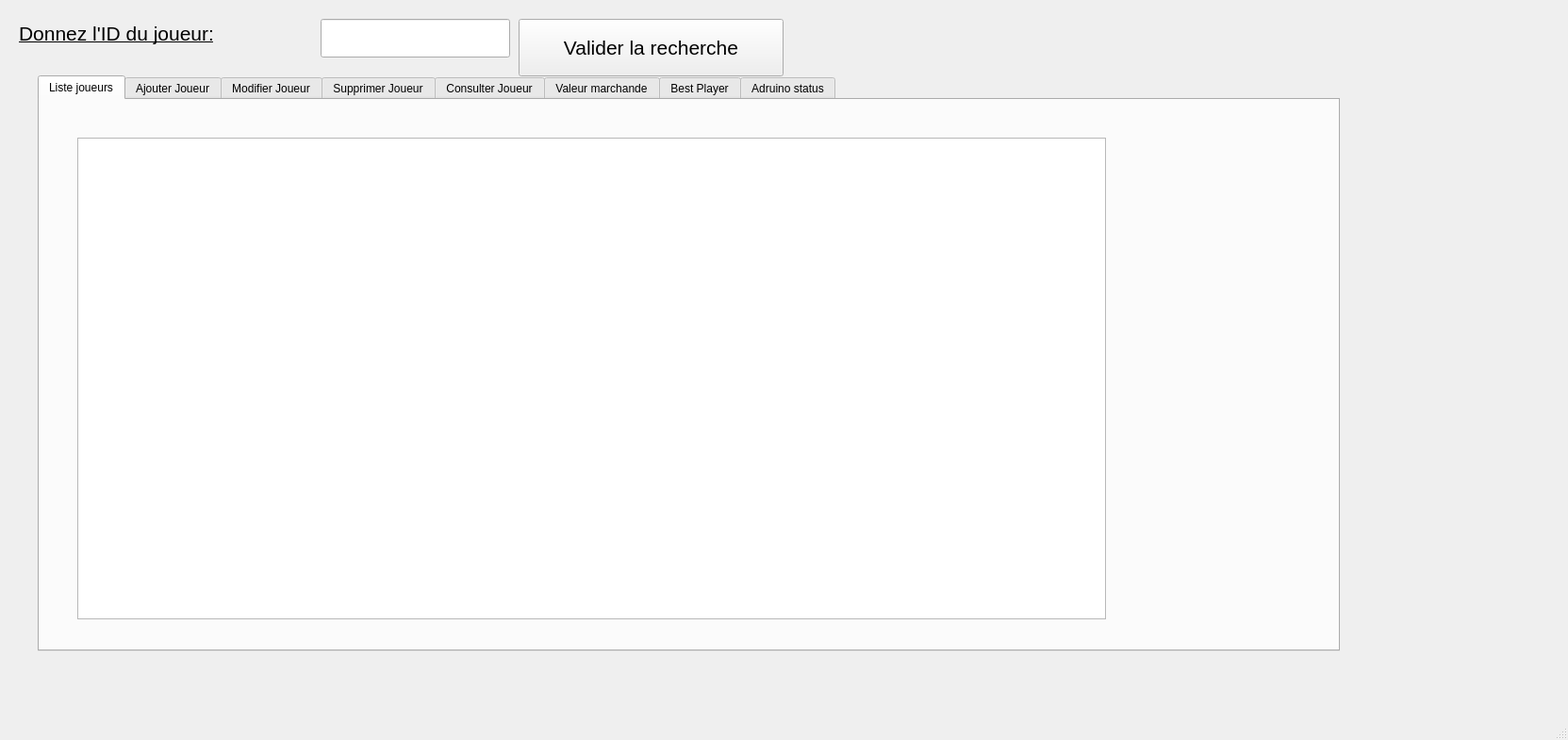
<?xml version="1.0" encoding="UTF-8"?>
<ui version="4.0">
 <class>joueur</class>
 <widget class="QDialog" name="joueur">
  <property name="geometry">
   <rect>
    <x>0</x>
    <y>0</y>
    <width>1663</width>
    <height>785</height>
   </rect>
  </property>
  <property name="mouseTracking">
   <bool>false</bool>
  </property>
  <property name="tabletTracking">
   <bool>false</bool>
  </property>
  <property name="windowTitle">
   <string>Dialog</string>
  </property>
  <property name="styleSheet">
   <string notr="true">QLabel {
    background-image: url(x.jpg);
    background-repeat: no-repeat;
    background-position: center;
}
</string>
  </property>
  <property name="sizeGripEnabled">
   <bool>true</bool>
  </property>
  <property name="modal">
   <bool>true</bool>
  </property>
  <widget class="QTabWidget" name="joueur_2">
   <property name="geometry">
    <rect>
     <x>40</x>
     <y>80</y>
     <width>1381</width>
     <height>611</height>
    </rect>
   </property>
   <property name="toolTip">
    <string>&lt;html&gt;&lt;head/&gt;&lt;body&gt;&lt;p&gt;f&lt;/p&gt;&lt;/body&gt;&lt;/html&gt;</string>
   </property>
   <property name="whatsThis">
    <string>&lt;html&gt;&lt;head/&gt;&lt;body&gt;&lt;p&gt;f&lt;/p&gt;&lt;/body&gt;&lt;/html&gt;</string>
   </property>
   <property name="styleSheet">
    <string notr="true">QRadioButton {
    color: white;
}
QRadioButton::indicator:unchecked {
    border: 2px solid gray;
    background: darkgray;
}
QRadioButton::indicator:checked {
    border: 2px solid red;
    background: blue;
}</string>
   </property>
   <property name="currentIndex">
    <number>0</number>
   </property>
   <widget class="QWidget" name="Liste_j">
    <attribute name="title">
     <string>Liste joueurs</string>
    </attribute>
    <widget class="QTableView" name="tableView">
     <property name="geometry">
      <rect>
       <x>40</x>
       <y>40</y>
       <width>1091</width>
       <height>511</height>
      </rect>
     </property>
    </widget>
   </widget>
   <widget class="QWidget" name="Ajouter_j">
    <attribute name="title">
     <string>Ajouter Joueur</string>
    </attribute>
    <widget class="QLabel" name="label_4">
     <property name="geometry">
      <rect>
       <x>10</x>
       <y>20</y>
       <width>201</width>
       <height>51</height>
      </rect>
     </property>
     <property name="font">
      <font>
       <pointsize>16</pointsize>
       <underline>true</underline>
      </font>
     </property>
     <property name="text">
      <string>Nom</string>
     </property>
    </widget>
    <widget class="QLabel" name="label_5">
     <property name="geometry">
      <rect>
       <x>10</x>
       <y>130</y>
       <width>161</width>
       <height>41</height>
      </rect>
     </property>
     <property name="font">
      <font>
       <pointsize>16</pointsize>
       <underline>true</underline>
      </font>
     </property>
     <property name="text">
      <string>Prenom</string>
     </property>
    </widget>
    <widget class="QLabel" name="label_7">
     <property name="geometry">
      <rect>
       <x>460</x>
       <y>30</y>
       <width>221</width>
       <height>41</height>
      </rect>
     </property>
     <property name="font">
      <font>
       <pointsize>16</pointsize>
       <underline>true</underline>
      </font>
     </property>
     <property name="text">
      <string>Equipe actuel</string>
     </property>
    </widget>
    <widget class="QLabel" name="label_8">
     <property name="geometry">
      <rect>
       <x>10</x>
       <y>320</y>
       <width>191</width>
       <height>51</height>
      </rect>
     </property>
     <property name="font">
      <font>
       <pointsize>16</pointsize>
       <underline>true</underline>
      </font>
     </property>
     <property name="text">
      <string>Poste</string>
     </property>
    </widget>
    <widget class="QLabel" name="label_9">
     <property name="geometry">
      <rect>
       <x>10</x>
       <y>190</y>
       <width>201</width>
       <height>81</height>
      </rect>
     </property>
     <property name="font">
      <font>
       <pointsize>16</pointsize>
       <underline>true</underline>
      </font>
     </property>
     <property name="text">
      <string>Age</string>
     </property>
    </widget>
    <widget class="QLabel" name="label_10">
     <property name="geometry">
      <rect>
       <x>460</x>
       <y>120</y>
       <width>151</width>
       <height>51</height>
      </rect>
     </property>
     <property name="font">
      <font>
       <pointsize>16</pointsize>
       <underline>true</underline>
      </font>
     </property>
     <property name="text">
      <string>ID_joueur</string>
     </property>
    </widget>
    <widget class="QLabel" name="label_20">
     <property name="geometry">
      <rect>
       <x>0</x>
       <y>400</y>
       <width>231</width>
       <height>61</height>
      </rect>
     </property>
     <property name="font">
      <font>
       <pointsize>16</pointsize>
       <underline>true</underline>
      </font>
     </property>
     <property name="text">
      <string>Nationalitè</string>
     </property>
    </widget>
    <widget class="QLineEdit" name="Nom2">
     <property name="geometry">
      <rect>
       <x>190</x>
       <y>30</y>
       <width>121</width>
       <height>41</height>
      </rect>
     </property>
    </widget>
    <widget class="QLineEdit" name="Prenom2">
     <property name="geometry">
      <rect>
       <x>190</x>
       <y>140</y>
       <width>121</width>
       <height>41</height>
      </rect>
     </property>
    </widget>
    <widget class="QLineEdit" name="Age2">
     <property name="geometry">
      <rect>
       <x>190</x>
       <y>220</y>
       <width>121</width>
       <height>41</height>
      </rect>
     </property>
    </widget>
    <widget class="QLineEdit" name="Poste2">
     <property name="geometry">
      <rect>
       <x>190</x>
       <y>340</y>
       <width>121</width>
       <height>41</height>
      </rect>
     </property>
    </widget>
    <widget class="QLineEdit" name="Nationalite2">
     <property name="geometry">
      <rect>
       <x>190</x>
       <y>410</y>
       <width>121</width>
       <height>41</height>
      </rect>
     </property>
    </widget>
    <widget class="QLineEdit" name="Equipe_Actuelle2">
     <property name="geometry">
      <rect>
       <x>780</x>
       <y>40</y>
       <width>141</width>
       <height>41</height>
      </rect>
     </property>
    </widget>
    <widget class="QLineEdit" name="ID_joueur2">
     <property name="geometry">
      <rect>
       <x>780</x>
       <y>120</y>
       <width>141</width>
       <height>41</height>
      </rect>
     </property>
    </widget>
    <widget class="QPushButton" name="button_ajout">
     <property name="geometry">
      <rect>
       <x>640</x>
       <y>320</y>
       <width>281</width>
       <height>61</height>
      </rect>
     </property>
     <property name="font">
      <font>
       <pointsize>16</pointsize>
      </font>
     </property>
     <property name="text">
      <string>Valider l'ajout</string>
     </property>
    </widget>
   </widget>
   <widget class="QWidget" name="Modifier_j">
    <attribute name="title">
     <string>Modifier Joueur</string>
    </attribute>
    <widget class="QLabel" name="label_25">
     <property name="geometry">
      <rect>
       <x>40</x>
       <y>120</y>
       <width>221</width>
       <height>41</height>
      </rect>
     </property>
     <property name="font">
      <font>
       <pointsize>16</pointsize>
       <underline>true</underline>
      </font>
     </property>
     <property name="text">
      <string>Equipe actuel</string>
     </property>
    </widget>
    <widget class="QLabel" name="label_26">
     <property name="geometry">
      <rect>
       <x>40</x>
       <y>180</y>
       <width>271</width>
       <height>61</height>
      </rect>
     </property>
     <property name="font">
      <font>
       <pointsize>16</pointsize>
       <underline>true</underline>
      </font>
     </property>
     <property name="text">
      <string>Nombres des matches</string>
     </property>
    </widget>
    <widget class="QLabel" name="label_27">
     <property name="geometry">
      <rect>
       <x>40</x>
       <y>250</y>
       <width>271</width>
       <height>61</height>
      </rect>
     </property>
     <property name="font">
      <font>
       <pointsize>16</pointsize>
       <underline>true</underline>
      </font>
     </property>
     <property name="text">
      <string>Nombres de buts</string>
     </property>
    </widget>
    <widget class="QLabel" name="label_28">
     <property name="geometry">
      <rect>
       <x>50</x>
       <y>320</y>
       <width>241</width>
       <height>61</height>
      </rect>
     </property>
     <property name="font">
      <font>
       <pointsize>16</pointsize>
       <underline>true</underline>
      </font>
     </property>
     <property name="text">
      <string>Nombre de passes</string>
     </property>
    </widget>
    <widget class="QLabel" name="label_29">
     <property name="geometry">
      <rect>
       <x>50</x>
       <y>390</y>
       <width>291</width>
       <height>61</height>
      </rect>
     </property>
     <property name="font">
      <font>
       <pointsize>16</pointsize>
       <underline>true</underline>
      </font>
     </property>
     <property name="text">
      <string>Nombre de clean sheet</string>
     </property>
    </widget>
    <widget class="QLineEdit" name="equipe_actuelle">
     <property name="geometry">
      <rect>
       <x>510</x>
       <y>120</y>
       <width>141</width>
       <height>41</height>
      </rect>
     </property>
    </widget>
    <widget class="QLineEdit" name="nb_matches_2">
     <property name="geometry">
      <rect>
       <x>510</x>
       <y>190</y>
       <width>141</width>
       <height>41</height>
      </rect>
     </property>
    </widget>
    <widget class="QLineEdit" name="nb_buts_2">
     <property name="geometry">
      <rect>
       <x>510</x>
       <y>260</y>
       <width>141</width>
       <height>41</height>
      </rect>
     </property>
    </widget>
    <widget class="QLineEdit" name="nb_passes_2">
     <property name="geometry">
      <rect>
       <x>510</x>
       <y>340</y>
       <width>141</width>
       <height>41</height>
      </rect>
     </property>
    </widget>
    <widget class="QLineEdit" name="nb_cleansheet_2">
     <property name="geometry">
      <rect>
       <x>510</x>
       <y>400</y>
       <width>141</width>
       <height>41</height>
      </rect>
     </property>
    </widget>
    <widget class="QPushButton" name="valider_modification">
     <property name="geometry">
      <rect>
       <x>780</x>
       <y>420</y>
       <width>241</width>
       <height>81</height>
      </rect>
     </property>
     <property name="font">
      <font>
       <pointsize>16</pointsize>
      </font>
     </property>
     <property name="text">
      <string>Validè Modification</string>
     </property>
    </widget>
    <widget class="QLabel" name="label_31">
     <property name="geometry">
      <rect>
       <x>40</x>
       <y>60</y>
       <width>221</width>
       <height>41</height>
      </rect>
     </property>
     <property name="font">
      <font>
       <pointsize>16</pointsize>
       <underline>true</underline>
      </font>
     </property>
     <property name="text">
      <string>Age</string>
     </property>
    </widget>
    <widget class="QLineEdit" name="age">
     <property name="geometry">
      <rect>
       <x>510</x>
       <y>60</y>
       <width>141</width>
       <height>41</height>
      </rect>
     </property>
    </widget>
   </widget>
   <widget class="QWidget" name="Supprimer_j">
    <attribute name="title">
     <string>Supprimer Joueur</string>
    </attribute>
    <widget class="QLabel" name="label">
     <property name="geometry">
      <rect>
       <x>70</x>
       <y>30</y>
       <width>251</width>
       <height>61</height>
      </rect>
     </property>
     <property name="font">
      <font>
       <pointsize>16</pointsize>
       <underline>true</underline>
      </font>
     </property>
     <property name="text">
      <string>Etes vous sure?</string>
     </property>
    </widget>
    <widget class="QPushButton" name="valider_suppression">
     <property name="geometry">
      <rect>
       <x>340</x>
       <y>140</y>
       <width>241</width>
       <height>81</height>
      </rect>
     </property>
     <property name="font">
      <font>
       <pointsize>16</pointsize>
      </font>
     </property>
     <property name="text">
      <string>Validè Suppression</string>
     </property>
    </widget>
   </widget>
   <widget class="QWidget" name="Consulter_j">
    <attribute name="title">
     <string>Consulter Joueur</string>
    </attribute>
    <widget class="QLabel" name="label_11">
     <property name="geometry">
      <rect>
       <x>10</x>
       <y>10</y>
       <width>251</width>
       <height>61</height>
      </rect>
     </property>
     <property name="font">
      <font>
       <pointsize>16</pointsize>
       <underline>true</underline>
      </font>
     </property>
     <property name="text">
      <string>Nom</string>
     </property>
    </widget>
    <widget class="QLabel" name="label_12">
     <property name="geometry">
      <rect>
       <x>0</x>
       <y>100</y>
       <width>251</width>
       <height>61</height>
      </rect>
     </property>
     <property name="font">
      <font>
       <pointsize>16</pointsize>
       <underline>true</underline>
      </font>
     </property>
     <property name="text">
      <string>Prenom</string>
     </property>
    </widget>
    <widget class="QLabel" name="label_13">
     <property name="geometry">
      <rect>
       <x>0</x>
       <y>200</y>
       <width>251</width>
       <height>61</height>
      </rect>
     </property>
     <property name="font">
      <font>
       <pointsize>16</pointsize>
       <underline>true</underline>
      </font>
     </property>
     <property name="text">
      <string>Age</string>
     </property>
    </widget>
    <widget class="QLabel" name="label_14">
     <property name="geometry">
      <rect>
       <x>0</x>
       <y>310</y>
       <width>251</width>
       <height>61</height>
      </rect>
     </property>
     <property name="font">
      <font>
       <pointsize>16</pointsize>
       <underline>true</underline>
      </font>
     </property>
     <property name="text">
      <string>Nationalitè</string>
     </property>
    </widget>
    <widget class="QLabel" name="label_15">
     <property name="geometry">
      <rect>
       <x>0</x>
       <y>390</y>
       <width>251</width>
       <height>61</height>
      </rect>
     </property>
     <property name="font">
      <font>
       <pointsize>16</pointsize>
       <underline>true</underline>
      </font>
     </property>
     <property name="text">
      <string>Poste</string>
     </property>
    </widget>
    <widget class="QLabel" name="label_16">
     <property name="geometry">
      <rect>
       <x>380</x>
       <y>10</y>
       <width>251</width>
       <height>61</height>
      </rect>
     </property>
     <property name="font">
      <font>
       <pointsize>16</pointsize>
       <underline>true</underline>
      </font>
     </property>
     <property name="text">
      <string>Equipe Actuelle</string>
     </property>
    </widget>
    <widget class="QLabel" name="label_17">
     <property name="geometry">
      <rect>
       <x>380</x>
       <y>180</y>
       <width>271</width>
       <height>61</height>
      </rect>
     </property>
     <property name="font">
      <font>
       <pointsize>16</pointsize>
       <underline>true</underline>
      </font>
     </property>
     <property name="text">
      <string>Nombres des matches</string>
     </property>
    </widget>
    <widget class="QLabel" name="label_18">
     <property name="geometry">
      <rect>
       <x>380</x>
       <y>270</y>
       <width>271</width>
       <height>61</height>
      </rect>
     </property>
     <property name="font">
      <font>
       <pointsize>16</pointsize>
       <underline>true</underline>
      </font>
     </property>
     <property name="text">
      <string>Nombres de buts</string>
     </property>
    </widget>
    <widget class="QLabel" name="label_3">
     <property name="geometry">
      <rect>
       <x>380</x>
       <y>340</y>
       <width>241</width>
       <height>61</height>
      </rect>
     </property>
     <property name="font">
      <font>
       <pointsize>16</pointsize>
       <underline>true</underline>
      </font>
     </property>
     <property name="text">
      <string>Nombre de passes</string>
     </property>
    </widget>
    <widget class="QLabel" name="label_6">
     <property name="geometry">
      <rect>
       <x>380</x>
       <y>420</y>
       <width>291</width>
       <height>61</height>
      </rect>
     </property>
     <property name="font">
      <font>
       <pointsize>16</pointsize>
       <underline>true</underline>
      </font>
     </property>
     <property name="text">
      <string>Nombre de clean sheet</string>
     </property>
    </widget>
    <widget class="QTextBrowser" name="Nom">
     <property name="geometry">
      <rect>
       <x>160</x>
       <y>30</y>
       <width>201</width>
       <height>51</height>
      </rect>
     </property>
     <property name="html">
      <string>&lt;!DOCTYPE HTML PUBLIC &quot;-//W3C//DTD HTML 4.0//EN&quot; &quot;http://www.w3.org/TR/REC-html40/strict.dtd&quot;&gt;
&lt;html&gt;&lt;head&gt;&lt;meta name=&quot;qrichtext&quot; content=&quot;1&quot; /&gt;&lt;meta charset=&quot;utf-8&quot; /&gt;&lt;style type=&quot;text/css&quot;&gt;
p, li { white-space: pre-wrap; }
hr { height: 1px; border-width: 0; }
li.unchecked::marker { content: &quot;\2610&quot;; }
li.checked::marker { content: &quot;\2612&quot;; }
&lt;/style&gt;&lt;/head&gt;&lt;body style=&quot; font-family:'Segoe UI'; font-size:9pt; font-weight:400; font-style:normal;&quot;&gt;
&lt;p style=&quot;-qt-paragraph-type:empty; margin-top:0px; margin-bottom:0px; margin-left:0px; margin-right:0px; -qt-block-indent:0; text-indent:0px;&quot;&gt;&lt;br /&gt;&lt;/p&gt;&lt;/body&gt;&lt;/html&gt;</string>
     </property>
    </widget>
    <widget class="QTextBrowser" name="Prenom">
     <property name="geometry">
      <rect>
       <x>160</x>
       <y>120</y>
       <width>201</width>
       <height>51</height>
      </rect>
     </property>
     <property name="html">
      <string>&lt;!DOCTYPE HTML PUBLIC &quot;-//W3C//DTD HTML 4.0//EN&quot; &quot;http://www.w3.org/TR/REC-html40/strict.dtd&quot;&gt;
&lt;html&gt;&lt;head&gt;&lt;meta name=&quot;qrichtext&quot; content=&quot;1&quot; /&gt;&lt;meta charset=&quot;utf-8&quot; /&gt;&lt;style type=&quot;text/css&quot;&gt;
p, li { white-space: pre-wrap; }
hr { height: 1px; border-width: 0; }
li.unchecked::marker { content: &quot;\2610&quot;; }
li.checked::marker { content: &quot;\2612&quot;; }
&lt;/style&gt;&lt;/head&gt;&lt;body style=&quot; font-family:'Segoe UI'; font-size:9pt; font-weight:400; font-style:normal;&quot;&gt;
&lt;p style=&quot;-qt-paragraph-type:empty; margin-top:0px; margin-bottom:0px; margin-left:0px; margin-right:0px; -qt-block-indent:0; text-indent:0px;&quot;&gt;&lt;br /&gt;&lt;/p&gt;&lt;/body&gt;&lt;/html&gt;</string>
     </property>
    </widget>
    <widget class="QTextBrowser" name="Age">
     <property name="geometry">
      <rect>
       <x>160</x>
       <y>210</y>
       <width>201</width>
       <height>51</height>
      </rect>
     </property>
     <property name="html">
      <string>&lt;!DOCTYPE HTML PUBLIC &quot;-//W3C//DTD HTML 4.0//EN&quot; &quot;http://www.w3.org/TR/REC-html40/strict.dtd&quot;&gt;
&lt;html&gt;&lt;head&gt;&lt;meta name=&quot;qrichtext&quot; content=&quot;1&quot; /&gt;&lt;meta charset=&quot;utf-8&quot; /&gt;&lt;style type=&quot;text/css&quot;&gt;
p, li { white-space: pre-wrap; }
hr { height: 1px; border-width: 0; }
li.unchecked::marker { content: &quot;\2610&quot;; }
li.checked::marker { content: &quot;\2612&quot;; }
&lt;/style&gt;&lt;/head&gt;&lt;body style=&quot; font-family:'Segoe UI'; font-size:9pt; font-weight:400; font-style:normal;&quot;&gt;
&lt;p style=&quot;-qt-paragraph-type:empty; margin-top:0px; margin-bottom:0px; margin-left:0px; margin-right:0px; -qt-block-indent:0; text-indent:0px;&quot;&gt;&lt;br /&gt;&lt;/p&gt;&lt;/body&gt;&lt;/html&gt;</string>
     </property>
    </widget>
    <widget class="QTextBrowser" name="Nationalite">
     <property name="geometry">
      <rect>
       <x>160</x>
       <y>310</y>
       <width>201</width>
       <height>51</height>
      </rect>
     </property>
     <property name="html">
      <string>&lt;!DOCTYPE HTML PUBLIC &quot;-//W3C//DTD HTML 4.0//EN&quot; &quot;http://www.w3.org/TR/REC-html40/strict.dtd&quot;&gt;
&lt;html&gt;&lt;head&gt;&lt;meta name=&quot;qrichtext&quot; content=&quot;1&quot; /&gt;&lt;meta charset=&quot;utf-8&quot; /&gt;&lt;style type=&quot;text/css&quot;&gt;
p, li { white-space: pre-wrap; }
hr { height: 1px; border-width: 0; }
li.unchecked::marker { content: &quot;\2610&quot;; }
li.checked::marker { content: &quot;\2612&quot;; }
&lt;/style&gt;&lt;/head&gt;&lt;body style=&quot; font-family:'Segoe UI'; font-size:9pt; font-weight:400; font-style:normal;&quot;&gt;
&lt;p style=&quot;-qt-paragraph-type:empty; margin-top:0px; margin-bottom:0px; margin-left:0px; margin-right:0px; -qt-block-indent:0; text-indent:0px;&quot;&gt;&lt;br /&gt;&lt;/p&gt;&lt;/body&gt;&lt;/html&gt;</string>
     </property>
    </widget>
    <widget class="QTextBrowser" name="Poste">
     <property name="geometry">
      <rect>
       <x>160</x>
       <y>390</y>
       <width>201</width>
       <height>51</height>
      </rect>
     </property>
     <property name="html">
      <string>&lt;!DOCTYPE HTML PUBLIC &quot;-//W3C//DTD HTML 4.0//EN&quot; &quot;http://www.w3.org/TR/REC-html40/strict.dtd&quot;&gt;
&lt;html&gt;&lt;head&gt;&lt;meta name=&quot;qrichtext&quot; content=&quot;1&quot; /&gt;&lt;meta charset=&quot;utf-8&quot; /&gt;&lt;style type=&quot;text/css&quot;&gt;
p, li { white-space: pre-wrap; }
hr { height: 1px; border-width: 0; }
li.unchecked::marker { content: &quot;\2610&quot;; }
li.checked::marker { content: &quot;\2612&quot;; }
&lt;/style&gt;&lt;/head&gt;&lt;body style=&quot; font-family:'Segoe UI'; font-size:9pt; font-weight:400; font-style:normal;&quot;&gt;
&lt;p style=&quot;-qt-paragraph-type:empty; margin-top:0px; margin-bottom:0px; margin-left:0px; margin-right:0px; -qt-block-indent:0; text-indent:0px;&quot;&gt;&lt;br /&gt;&lt;/p&gt;&lt;/body&gt;&lt;/html&gt;</string>
     </property>
    </widget>
    <widget class="QTextBrowser" name="Equipe_Actuelle">
     <property name="geometry">
      <rect>
       <x>730</x>
       <y>30</y>
       <width>201</width>
       <height>51</height>
      </rect>
     </property>
     <property name="html">
      <string>&lt;!DOCTYPE HTML PUBLIC &quot;-//W3C//DTD HTML 4.0//EN&quot; &quot;http://www.w3.org/TR/REC-html40/strict.dtd&quot;&gt;
&lt;html&gt;&lt;head&gt;&lt;meta name=&quot;qrichtext&quot; content=&quot;1&quot; /&gt;&lt;meta charset=&quot;utf-8&quot; /&gt;&lt;style type=&quot;text/css&quot;&gt;
p, li { white-space: pre-wrap; }
hr { height: 1px; border-width: 0; }
li.unchecked::marker { content: &quot;\2610&quot;; }
li.checked::marker { content: &quot;\2612&quot;; }
&lt;/style&gt;&lt;/head&gt;&lt;body style=&quot; font-family:'Segoe UI'; font-size:9pt; font-weight:400; font-style:normal;&quot;&gt;
&lt;p style=&quot;-qt-paragraph-type:empty; margin-top:0px; margin-bottom:0px; margin-left:0px; margin-right:0px; -qt-block-indent:0; text-indent:0px;&quot;&gt;&lt;br /&gt;&lt;/p&gt;&lt;/body&gt;&lt;/html&gt;</string>
     </property>
    </widget>
    <widget class="QTextBrowser" name="ID_joueur">
     <property name="geometry">
      <rect>
       <x>730</x>
       <y>110</y>
       <width>201</width>
       <height>51</height>
      </rect>
     </property>
     <property name="html">
      <string>&lt;!DOCTYPE HTML PUBLIC &quot;-//W3C//DTD HTML 4.0//EN&quot; &quot;http://www.w3.org/TR/REC-html40/strict.dtd&quot;&gt;
&lt;html&gt;&lt;head&gt;&lt;meta name=&quot;qrichtext&quot; content=&quot;1&quot; /&gt;&lt;meta charset=&quot;utf-8&quot; /&gt;&lt;style type=&quot;text/css&quot;&gt;
p, li { white-space: pre-wrap; }
hr { height: 1px; border-width: 0; }
li.unchecked::marker { content: &quot;\2610&quot;; }
li.checked::marker { content: &quot;\2612&quot;; }
&lt;/style&gt;&lt;/head&gt;&lt;body style=&quot; font-family:'Segoe UI'; font-size:9pt; font-weight:400; font-style:normal;&quot;&gt;
&lt;p style=&quot;-qt-paragraph-type:empty; margin-top:0px; margin-bottom:0px; margin-left:0px; margin-right:0px; -qt-block-indent:0; text-indent:0px;&quot;&gt;&lt;br /&gt;&lt;/p&gt;&lt;/body&gt;&lt;/html&gt;</string>
     </property>
    </widget>
    <widget class="QTextBrowser" name="nb_matches">
     <property name="geometry">
      <rect>
       <x>730</x>
       <y>190</y>
       <width>201</width>
       <height>51</height>
      </rect>
     </property>
     <property name="html">
      <string>&lt;!DOCTYPE HTML PUBLIC &quot;-//W3C//DTD HTML 4.0//EN&quot; &quot;http://www.w3.org/TR/REC-html40/strict.dtd&quot;&gt;
&lt;html&gt;&lt;head&gt;&lt;meta name=&quot;qrichtext&quot; content=&quot;1&quot; /&gt;&lt;meta charset=&quot;utf-8&quot; /&gt;&lt;style type=&quot;text/css&quot;&gt;
p, li { white-space: pre-wrap; }
hr { height: 1px; border-width: 0; }
li.unchecked::marker { content: &quot;\2610&quot;; }
li.checked::marker { content: &quot;\2612&quot;; }
&lt;/style&gt;&lt;/head&gt;&lt;body style=&quot; font-family:'Segoe UI'; font-size:9pt; font-weight:400; font-style:normal;&quot;&gt;
&lt;p style=&quot;-qt-paragraph-type:empty; margin-top:0px; margin-bottom:0px; margin-left:0px; margin-right:0px; -qt-block-indent:0; text-indent:0px;&quot;&gt;&lt;br /&gt;&lt;/p&gt;&lt;/body&gt;&lt;/html&gt;</string>
     </property>
    </widget>
    <widget class="QTextBrowser" name="nb_passes">
     <property name="geometry">
      <rect>
       <x>730</x>
       <y>340</y>
       <width>201</width>
       <height>51</height>
      </rect>
     </property>
     <property name="html">
      <string>&lt;!DOCTYPE HTML PUBLIC &quot;-//W3C//DTD HTML 4.0//EN&quot; &quot;http://www.w3.org/TR/REC-html40/strict.dtd&quot;&gt;
&lt;html&gt;&lt;head&gt;&lt;meta name=&quot;qrichtext&quot; content=&quot;1&quot; /&gt;&lt;meta charset=&quot;utf-8&quot; /&gt;&lt;style type=&quot;text/css&quot;&gt;
p, li { white-space: pre-wrap; }
hr { height: 1px; border-width: 0; }
li.unchecked::marker { content: &quot;\2610&quot;; }
li.checked::marker { content: &quot;\2612&quot;; }
&lt;/style&gt;&lt;/head&gt;&lt;body style=&quot; font-family:'Segoe UI'; font-size:9pt; font-weight:400; font-style:normal;&quot;&gt;
&lt;p style=&quot;-qt-paragraph-type:empty; margin-top:0px; margin-bottom:0px; margin-left:0px; margin-right:0px; -qt-block-indent:0; text-indent:0px;&quot;&gt;&lt;br /&gt;&lt;/p&gt;&lt;/body&gt;&lt;/html&gt;</string>
     </property>
    </widget>
    <widget class="QTextBrowser" name="nb_cleansheet">
     <property name="geometry">
      <rect>
       <x>730</x>
       <y>430</y>
       <width>201</width>
       <height>51</height>
      </rect>
     </property>
    </widget>
    <widget class="QLabel" name="label_19">
     <property name="geometry">
      <rect>
       <x>380</x>
       <y>110</y>
       <width>241</width>
       <height>51</height>
      </rect>
     </property>
     <property name="font">
      <font>
       <pointsize>16</pointsize>
       <underline>true</underline>
      </font>
     </property>
     <property name="text">
      <string>ID de joueur</string>
     </property>
    </widget>
    <widget class="QTextBrowser" name="nb_buts">
     <property name="geometry">
      <rect>
       <x>730</x>
       <y>270</y>
       <width>201</width>
       <height>51</height>
      </rect>
     </property>
     <property name="html">
      <string>&lt;!DOCTYPE HTML PUBLIC &quot;-//W3C//DTD HTML 4.0//EN&quot; &quot;http://www.w3.org/TR/REC-html40/strict.dtd&quot;&gt;
&lt;html&gt;&lt;head&gt;&lt;meta name=&quot;qrichtext&quot; content=&quot;1&quot; /&gt;&lt;meta charset=&quot;utf-8&quot; /&gt;&lt;style type=&quot;text/css&quot;&gt;
p, li { white-space: pre-wrap; }
hr { height: 1px; border-width: 0; }
li.unchecked::marker { content: &quot;\2610&quot;; }
li.checked::marker { content: &quot;\2612&quot;; }
&lt;/style&gt;&lt;/head&gt;&lt;body style=&quot; font-family:'Segoe UI'; font-size:9pt; font-weight:400; font-style:normal;&quot;&gt;
&lt;p style=&quot;-qt-paragraph-type:empty; margin-top:0px; margin-bottom:0px; margin-left:0px; margin-right:0px; -qt-block-indent:0; text-indent:0px;&quot;&gt;&lt;br /&gt;&lt;/p&gt;&lt;/body&gt;&lt;/html&gt;</string>
     </property>
    </widget>
    <widget class="QPushButton" name="exportPdfButton">
     <property name="geometry">
      <rect>
       <x>830</x>
       <y>490</y>
       <width>361</width>
       <height>71</height>
      </rect>
     </property>
     <property name="font">
      <font>
       <pointsize>16</pointsize>
      </font>
     </property>
     <property name="text">
      <string>Exporter Details En PDF</string>
     </property>
    </widget>
   </widget>
   <widget class="QWidget" name="Valeur_m">
    <attribute name="title">
     <string>Valeur marchande</string>
    </attribute>
    <widget class="QLabel" name="label_30">
     <property name="geometry">
      <rect>
       <x>110</x>
       <y>110</y>
       <width>561</width>
       <height>121</height>
      </rect>
     </property>
     <property name="font">
      <font>
       <pointsize>16</pointsize>
      </font>
     </property>
     <property name="text">
      <string>La Valeur marchande de ce joueur est:</string>
     </property>
    </widget>
    <widget class="QTextBrowser" name="Valeur_marchande">
     <property name="geometry">
      <rect>
       <x>660</x>
       <y>160</y>
       <width>231</width>
       <height>51</height>
      </rect>
     </property>
     <property name="html">
      <string>&lt;!DOCTYPE HTML PUBLIC &quot;-//W3C//DTD HTML 4.0//EN&quot; &quot;http://www.w3.org/TR/REC-html40/strict.dtd&quot;&gt;
&lt;html&gt;&lt;head&gt;&lt;meta name=&quot;qrichtext&quot; content=&quot;1&quot; /&gt;&lt;meta charset=&quot;utf-8&quot; /&gt;&lt;style type=&quot;text/css&quot;&gt;
p, li { white-space: pre-wrap; }
hr { height: 1px; border-width: 0; }
li.unchecked::marker { content: &quot;\2610&quot;; }
li.checked::marker { content: &quot;\2612&quot;; }
&lt;/style&gt;&lt;/head&gt;&lt;body style=&quot; font-family:'Segoe UI'; font-size:9pt; font-weight:400; font-style:normal;&quot;&gt;
&lt;p style=&quot;-qt-paragraph-type:empty; margin-top:0px; margin-bottom:0px; margin-left:0px; margin-right:0px; -qt-block-indent:0; text-indent:0px;&quot;&gt;&lt;br /&gt;&lt;/p&gt;&lt;/body&gt;&lt;/html&gt;</string>
     </property>
    </widget>
   </widget>
   <widget class="QWidget" name="Best_player">
    <attribute name="title">
     <string>Best Player</string>
    </attribute>
    <widget class="QTabWidget" name="tabWidget_2">
     <property name="geometry">
      <rect>
       <x>10</x>
       <y>20</y>
       <width>1071</width>
       <height>541</height>
      </rect>
     </property>
     <property name="styleSheet">
      <string notr="true">QRadioButton {
    color: white;
}
QRadioButton::indicator:unchecked {
    border: 2px solid gray;
    background: darkgray;
}
QRadioButton::indicator:checked {
    border: 2px solid red;
    background: blue;
}</string>
     </property>
     <property name="currentIndex">
      <number>0</number>
     </property>
     <widget class="QWidget" name="Round_of16">
      <attribute name="title">
       <string>Round of 16</string>
      </attribute>
      <widget class="QLabel" name="label_84">
       <property name="geometry">
        <rect>
         <x>30</x>
         <y>50</y>
         <width>221</width>
         <height>41</height>
        </rect>
       </property>
       <property name="font">
        <font>
         <pointsize>16</pointsize>
         <underline>true</underline>
        </font>
       </property>
       <property name="text">
        <string>Best goalkeeper</string>
       </property>
      </widget>
      <widget class="QLabel" name="label_85">
       <property name="geometry">
        <rect>
         <x>30</x>
         <y>260</y>
         <width>271</width>
         <height>61</height>
        </rect>
       </property>
       <property name="font">
        <font>
         <pointsize>16</pointsize>
         <underline>true</underline>
        </font>
       </property>
       <property name="text">
        <string>Best defender</string>
       </property>
      </widget>
      <widget class="QLabel" name="label_86">
       <property name="geometry">
        <rect>
         <x>610</x>
         <y>40</y>
         <width>271</width>
         <height>61</height>
        </rect>
       </property>
       <property name="font">
        <font>
         <pointsize>16</pointsize>
         <underline>true</underline>
        </font>
       </property>
       <property name="text">
        <string>Best midlefielder</string>
       </property>
      </widget>
      <widget class="QLabel" name="label_87">
       <property name="geometry">
        <rect>
         <x>590</x>
         <y>280</y>
         <width>241</width>
         <height>61</height>
        </rect>
       </property>
       <property name="font">
        <font>
         <pointsize>16</pointsize>
         <underline>true</underline>
        </font>
       </property>
       <property name="text">
        <string>Best Stricker</string>
       </property>
      </widget>
      <widget class="QLineEdit" name="bestG_inR16">
       <property name="geometry">
        <rect>
         <x>330</x>
         <y>60</y>
         <width>141</width>
         <height>41</height>
        </rect>
       </property>
      </widget>
      <widget class="QLineEdit" name="bestD_inR16">
       <property name="geometry">
        <rect>
         <x>320</x>
         <y>290</y>
         <width>141</width>
         <height>41</height>
        </rect>
       </property>
      </widget>
      <widget class="QLineEdit" name="bestM_inR16">
       <property name="geometry">
        <rect>
         <x>890</x>
         <y>60</y>
         <width>141</width>
         <height>41</height>
        </rect>
       </property>
      </widget>
      <widget class="QLineEdit" name="bestS_inR16">
       <property name="geometry">
        <rect>
         <x>900</x>
         <y>310</y>
         <width>141</width>
         <height>41</height>
        </rect>
       </property>
      </widget>
     </widget>
     <widget class="QWidget" name="Quarter_finals">
      <attribute name="title">
       <string>Quarter finals</string>
      </attribute>
      <widget class="QLabel" name="label_80">
       <property name="geometry">
        <rect>
         <x>50</x>
         <y>70</y>
         <width>221</width>
         <height>41</height>
        </rect>
       </property>
       <property name="font">
        <font>
         <pointsize>16</pointsize>
         <underline>true</underline>
        </font>
       </property>
       <property name="text">
        <string>Best goalkeeper</string>
       </property>
      </widget>
      <widget class="QLabel" name="label_81">
       <property name="geometry">
        <rect>
         <x>50</x>
         <y>280</y>
         <width>271</width>
         <height>61</height>
        </rect>
       </property>
       <property name="font">
        <font>
         <pointsize>16</pointsize>
         <underline>true</underline>
        </font>
       </property>
       <property name="text">
        <string>Best defender</string>
       </property>
      </widget>
      <widget class="QLabel" name="label_82">
       <property name="geometry">
        <rect>
         <x>520</x>
         <y>70</y>
         <width>271</width>
         <height>61</height>
        </rect>
       </property>
       <property name="font">
        <font>
         <pointsize>16</pointsize>
         <underline>true</underline>
        </font>
       </property>
       <property name="text">
        <string>Best midlefielder</string>
       </property>
      </widget>
      <widget class="QLabel" name="label_83">
       <property name="geometry">
        <rect>
         <x>530</x>
         <y>290</y>
         <width>241</width>
         <height>61</height>
        </rect>
       </property>
       <property name="font">
        <font>
         <pointsize>16</pointsize>
         <underline>true</underline>
        </font>
       </property>
       <property name="text">
        <string>Best Stricker</string>
       </property>
      </widget>
      <widget class="QLineEdit" name="bestG_inR8">
       <property name="geometry">
        <rect>
         <x>310</x>
         <y>80</y>
         <width>141</width>
         <height>41</height>
        </rect>
       </property>
      </widget>
      <widget class="QLineEdit" name="bestD_inR8">
       <property name="geometry">
        <rect>
         <x>310</x>
         <y>300</y>
         <width>141</width>
         <height>41</height>
        </rect>
       </property>
      </widget>
      <widget class="QLineEdit" name="bestM_inR8">
       <property name="geometry">
        <rect>
         <x>820</x>
         <y>80</y>
         <width>141</width>
         <height>41</height>
        </rect>
       </property>
      </widget>
      <widget class="QLineEdit" name="bestS_inR8">
       <property name="geometry">
        <rect>
         <x>820</x>
         <y>300</y>
         <width>141</width>
         <height>41</height>
        </rect>
       </property>
      </widget>
     </widget>
     <widget class="QWidget" name="Semi_final">
      <attribute name="title">
       <string>Semi final</string>
      </attribute>
      <widget class="QLabel" name="label_77">
       <property name="geometry">
        <rect>
         <x>60</x>
         <y>220</y>
         <width>271</width>
         <height>61</height>
        </rect>
       </property>
       <property name="font">
        <font>
         <pointsize>16</pointsize>
         <underline>true</underline>
        </font>
       </property>
       <property name="text">
        <string>Best defender</string>
       </property>
      </widget>
      <widget class="QLabel" name="label_78">
       <property name="geometry">
        <rect>
         <x>560</x>
         <y>60</y>
         <width>271</width>
         <height>61</height>
        </rect>
       </property>
       <property name="font">
        <font>
         <pointsize>16</pointsize>
         <underline>true</underline>
        </font>
       </property>
       <property name="text">
        <string>Best midlefielder</string>
       </property>
      </widget>
      <widget class="QLabel" name="label_79">
       <property name="geometry">
        <rect>
         <x>560</x>
         <y>220</y>
         <width>241</width>
         <height>61</height>
        </rect>
       </property>
       <property name="font">
        <font>
         <pointsize>16</pointsize>
         <underline>true</underline>
        </font>
       </property>
       <property name="text">
        <string>Best Stricker</string>
       </property>
      </widget>
      <widget class="QLineEdit" name="bestG_inR2">
       <property name="geometry">
        <rect>
         <x>360</x>
         <y>60</y>
         <width>141</width>
         <height>41</height>
        </rect>
       </property>
      </widget>
      <widget class="QLineEdit" name="bestD_inR2">
       <property name="geometry">
        <rect>
         <x>360</x>
         <y>230</y>
         <width>141</width>
         <height>41</height>
        </rect>
       </property>
      </widget>
      <widget class="QLineEdit" name="bestM_inR2">
       <property name="geometry">
        <rect>
         <x>840</x>
         <y>90</y>
         <width>141</width>
         <height>41</height>
        </rect>
       </property>
      </widget>
      <widget class="QLineEdit" name="bestS_inR2">
       <property name="geometry">
        <rect>
         <x>830</x>
         <y>230</y>
         <width>141</width>
         <height>41</height>
        </rect>
       </property>
      </widget>
      <widget class="QLabel" name="label_76">
       <property name="geometry">
        <rect>
         <x>60</x>
         <y>50</y>
         <width>221</width>
         <height>41</height>
        </rect>
       </property>
       <property name="font">
        <font>
         <pointsize>16</pointsize>
         <underline>true</underline>
        </font>
       </property>
       <property name="text">
        <string>Best goalkeeper</string>
       </property>
      </widget>
     </widget>
     <widget class="QWidget" name="Final">
      <attribute name="title">
       <string>Final</string>
      </attribute>
      <widget class="QLabel" name="label_45">
       <property name="geometry">
        <rect>
         <x>10</x>
         <y>20</y>
         <width>221</width>
         <height>41</height>
        </rect>
       </property>
       <property name="font">
        <font>
         <pointsize>16</pointsize>
         <underline>true</underline>
        </font>
       </property>
       <property name="text">
        <string>Best goalkeeper</string>
       </property>
      </widget>
      <widget class="QLabel" name="label_50">
       <property name="geometry">
        <rect>
         <x>0</x>
         <y>220</y>
         <width>271</width>
         <height>61</height>
        </rect>
       </property>
       <property name="font">
        <font>
         <pointsize>16</pointsize>
         <underline>true</underline>
        </font>
       </property>
       <property name="text">
        <string>Best defender</string>
       </property>
      </widget>
      <widget class="QLabel" name="label_51">
       <property name="geometry">
        <rect>
         <x>470</x>
         <y>20</y>
         <width>271</width>
         <height>61</height>
        </rect>
       </property>
       <property name="font">
        <font>
         <pointsize>16</pointsize>
         <underline>true</underline>
        </font>
       </property>
       <property name="text">
        <string>Best midlefielder</string>
       </property>
      </widget>
      <widget class="QLabel" name="label_52">
       <property name="geometry">
        <rect>
         <x>460</x>
         <y>230</y>
         <width>241</width>
         <height>61</height>
        </rect>
       </property>
       <property name="font">
        <font>
         <pointsize>16</pointsize>
         <underline>true</underline>
        </font>
       </property>
       <property name="text">
        <string>Best Stricker</string>
       </property>
      </widget>
      <widget class="QLineEdit" name="bestM_inF">
       <property name="geometry">
        <rect>
         <x>720</x>
         <y>40</y>
         <width>141</width>
         <height>41</height>
        </rect>
       </property>
      </widget>
      <widget class="QLineEdit" name="bestS_inF">
       <property name="geometry">
        <rect>
         <x>720</x>
         <y>250</y>
         <width>141</width>
         <height>41</height>
        </rect>
       </property>
      </widget>
      <widget class="QLineEdit" name="bestG_inF">
       <property name="geometry">
        <rect>
         <x>290</x>
         <y>30</y>
         <width>141</width>
         <height>41</height>
        </rect>
       </property>
      </widget>
      <widget class="QLineEdit" name="bestD_inF">
       <property name="geometry">
        <rect>
         <x>290</x>
         <y>240</y>
         <width>141</width>
         <height>41</height>
        </rect>
       </property>
      </widget>
     </widget>
    </widget>
   </widget>
   <widget class="QWidget" name="tab">
    <attribute name="title">
     <string>Adruino status</string>
    </attribute>
    <widget class="QLabel" name="label_rfid_status">
     <property name="geometry">
      <rect>
       <x>240</x>
       <y>120</y>
       <width>661</width>
       <height>241</height>
      </rect>
     </property>
     <property name="styleSheet">
      <string notr="true">font-size: 12px; color: #ffffff; background-color: #333333; border: 1px solid #555555; padding: 5px;</string>
     </property>
     <property name="text">
      <string/>
     </property>
    </widget>
   </widget>
  </widget>
  <widget class="QLineEdit" name="Recherche">
   <property name="geometry">
    <rect>
     <x>340</x>
     <y>20</y>
     <width>201</width>
     <height>41</height>
    </rect>
   </property>
  </widget>
  <widget class="QLabel" name="label_2">
   <property name="geometry">
    <rect>
     <x>20</x>
     <y>10</y>
     <width>311</width>
     <height>51</height>
    </rect>
   </property>
   <property name="font">
    <font>
     <pointsize>16</pointsize>
     <underline>true</underline>
    </font>
   </property>
   <property name="text">
    <string>Donnez l'ID du joueur:</string>
   </property>
  </widget>
  <widget class="QPushButton" name="valider_recherche">
   <property name="geometry">
    <rect>
     <x>550</x>
     <y>20</y>
     <width>281</width>
     <height>61</height>
    </rect>
   </property>
   <property name="font">
    <font>
     <pointsize>16</pointsize>
    </font>
   </property>
   <property name="text">
    <string>Valider la recherche</string>
   </property>
  </widget>
 </widget>
 <resources/>
 <connections>
  <connection>
   <sender>button_ajout</sender>
   <signal>clicked()</signal>
   <receiver>joueur_2</receiver>
   <slot>update()</slot>
   <hints>
    <hint type="sourcelabel">
     <x>713</x>
     <y>496</y>
    </hint>
    <hint type="destinationlabel">
     <x>711</x>
     <y>681</y>
    </hint>
   </hints>
  </connection>
 </connections>
</ui>
